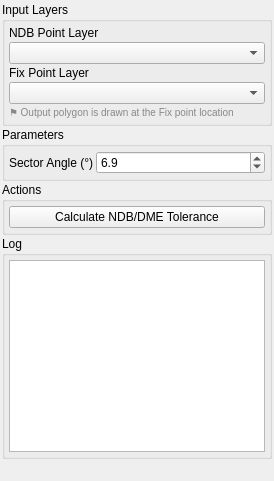
<?xml version="1.0" encoding="UTF-8"?>
<ui version="4.0">
 <class>QPANSOPYNDBDMEToleranceDockWidget</class>
 <widget class="QDockWidget" name="QPANSOPYNDBDMEToleranceDockWidget">
  <property name="minimumSize">
   <size>
    <width>250</width>
    <height>200</height>
   </size>
  </property>
  <property name="maximumSize">
   <size>
    <width>16777215</width>
    <height>16777215</height>
   </size>
  </property>
  <widget class="QWidget" name="dockWidgetContents">
   <layout class="QVBoxLayout" name="verticalLayout">
    <property name="spacing">
     <number>1</number>
    </property>
    <property name="margin">
     <number>2</number>
    </property>
    <item>
     <widget class="QGroupBox" name="inputGroup">
      <property name="sizePolicy">
       <sizepolicy hsizetype="Preferred" vsizetype="Fixed">
        <horstretch>0</horstretch>
        <verstretch>0</verstretch>
       </sizepolicy>
      </property>
      <property name="title">
       <string>Input Layers</string>
      </property>
      <layout class="QVBoxLayout" name="inputLayout">
       <property name="spacing">
        <number>2</number>
       </property>
       <property name="margin">
        <number>4</number>
       </property>
       <item>
        <widget class="QLabel" name="pointLayerLabel">
         <property name="text">
          <string>NDB Point Layer</string>
         </property>
        </widget>
       </item>
       <item>
        <widget class="QgsMapLayerComboBox" name="pointLayerComboBox">
         <property name="sizePolicy">
          <sizepolicy hsizetype="Expanding" vsizetype="Fixed">
           <horstretch>0</horstretch>
           <verstretch>0</verstretch>
          </sizepolicy>
         </property>
        </widget>
       </item>
       <item>
        <widget class="QLabel" name="fixLayerLabel">
         <property name="text">
          <string>Fix Point Layer</string>
         </property>
        </widget>
       </item>
       <item>
        <widget class="QgsMapLayerComboBox" name="fixLayerComboBox">
         <property name="sizePolicy">
          <sizepolicy hsizetype="Expanding" vsizetype="Fixed">
           <horstretch>0</horstretch>
           <verstretch>0</verstretch>
          </sizepolicy>
         </property>
        </widget>
       </item>
       <item>
        <widget class="QLabel" name="fixLayerHintLabel">
         <property name="text">
          <string>⚑ Output polygon is drawn at the Fix point location</string>
         </property>
         <property name="wordWrap">
          <bool>true</bool>
         </property>
         <property name="styleSheet">
          <string>color: #888888; font-size: 10px;</string>
         </property>
        </widget>
       </item>
      </layout>
     </widget>
    </item>
    <item>
     <widget class="QGroupBox" name="paramsGroup">
      <property name="sizePolicy">
       <sizepolicy hsizetype="Preferred" vsizetype="Fixed">
        <horstretch>0</horstretch>
        <verstretch>0</verstretch>
       </sizepolicy>
      </property>
      <property name="title">
       <string>Parameters</string>
      </property>
      <layout class="QFormLayout" name="paramsLayout">
       <property name="spacing">
        <number>2</number>
       </property>
       <property name="margin">
        <number>4</number>
       </property>
       <item row="0" column="0">
        <widget class="QLabel" name="rotateLabel">
         <property name="text">
          <string>Sector Angle (°)</string>
         </property>
        </widget>
       </item>
       <item row="0" column="1">
        <widget class="QDoubleSpinBox" name="rotateDoubleSpinBox">
         <property name="minimum">
          <double>1.000000000000000</double>
         </property>
         <property name="maximum">
          <double>15.000000000000000</double>
         </property>
         <property name="singleStep">
          <double>0.100000000000000</double>
         </property>
         <property name="value">
          <double>6.900000000000000</double>
         </property>
         <property name="decimals">
          <number>1</number>
         </property>
        </widget>
       </item>
      </layout>
     </widget>
    </item>
    <item>
     <widget class="QGroupBox" name="actionGroup">
      <property name="sizePolicy">
       <sizepolicy hsizetype="Preferred" vsizetype="Fixed">
        <horstretch>0</horstretch>
        <verstretch>0</verstretch>
       </sizepolicy>
      </property>
      <property name="title">
       <string>Actions</string>
      </property>
      <layout class="QVBoxLayout" name="actionLayout">
       <property name="spacing">
        <number>2</number>
       </property>
       <property name="margin">
        <number>4</number>
       </property>
       <item>
        <widget class="QPushButton" name="calculateButton">
         <property name="text">
          <string>Calculate NDB/DME Tolerance</string>
         </property>
        </widget>
       </item>
      </layout>
     </widget>
    </item>
    <item>
     <widget class="QGroupBox" name="logGroup">
      <property name="sizePolicy">
       <sizepolicy hsizetype="Preferred" vsizetype="Preferred">
        <horstretch>0</horstretch>
        <verstretch>0</verstretch>
       </sizepolicy>
      </property>
      <property name="title">
       <string>Log</string>
      </property>
      <layout class="QVBoxLayout" name="logLayout">
       <property name="spacing">
        <number>2</number>
       </property>
       <property name="margin">
        <number>4</number>
       </property>
       <item>
        <widget class="QTextEdit" name="logTextEdit">
         <property name="sizePolicy">
          <sizepolicy hsizetype="Expanding" vsizetype="Expanding">
           <horstretch>0</horstretch>
           <verstretch>1</verstretch>
          </sizepolicy>
         </property>
         <property name="minimumHeight">
          <number>100</number>
         </property>
         <property name="readOnly">
          <bool>true</bool>
         </property>
        </widget>
       </item>
      </layout>
     </widget>
    </item>
    <item>
     <spacer name="verticalSpacer">
      <property name="orientation">
       <enum>Qt::Vertical</enum>
      </property>
      <property name="sizeHint" stdset="0">
       <size>
        <width>20</width>
        <height>20</height>
       </size>
      </property>
     </spacer>
    </item>
   </layout>
  </widget>
 </widget>
 <customwidgets>
  <customwidget>
   <class>QgsMapLayerComboBox</class>
   <extends>QComboBox</extends>
   <header>qgsmaplayercombobox.h</header>
  </customwidget>
 </customwidgets>
 <resources/>
 <connections/>
</ui>
